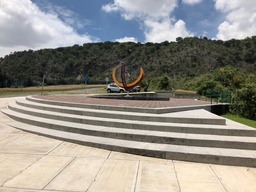
#> input picture images/cinves.jpeg, 256 x 192 px, shrunk from 1024 x 768 before the run
$ python fast_detection.py
#> lines starting #> are read from the running program, lines starting #| are printed output that depends on the picture
'''
    Tarea 6.1 - Color and Filtering
        En esta primera parte, buscamos implementar la determinacion que definen Ohta et al.
'''

import numpy as np
import matplotlib.pyplot as plt
import cv2

# Funcion para obtener el circulo alrededor de pixel
def circle(x, y):

    p1 = (x+3, y)

    p3 = (x+3, y-1)

    p5 = (x+1, y+3)

    p7 = (x-1, y+3)

    p9 = (x-3, y)

    p11 = (x-3, y-1)

    p13 = (x+1, y-3)

    p15 = (x-1, y-3)

    current_circle = [p1, p3, p5, p7, p9, p11, p13, p15]

    return current_circle;

# Funcion para determinar si una region es una esquina
def is_corner(img, row, col, current_circle, threshold):

    intensity = int(img[row,col])

    row_top, col_top = current_circle[0]
    row_bottom, col_bottom = current_circle[4]
    row_right, col_right = current_circle[2]
    row_left, col_left = current_circle[6]

    intensity_top = int(img[row_top,col_top])
    intensity_bottom = int(img[row_bottom,col_bottom])
    intensity_right = int(img[row_right,col_right])
    intensity_left = int(img[row_left,col_left])

    count = 0
    if abs(intensity_top - intensity) > threshold:
        count += 1

    if abs(intensity_bottom - intensity) > threshold:
        count += 1

    if abs(intensity_right - intensity) > threshold:
        count += 1

    if abs(intensity_left - intensity) > threshold:
        count += 1

    return count >= 3

# Funcion para ver si dos puntos estan muy cercanos
def tooClose(p1, p2, val=4):

    x1, y1 = p1
    x2, y2 = p2

    x = x2 - x1
    y = y2 - y1

    return np.sqrt(x**2 + y**2) <= val

# Calculo de V para Non-maximal suppression
def get_V(img, p, current_circle):

    row, col = p
    intensity = int(img[row,col])

    row_top, col_top = current_circle[0]
    row_topR, col_topR = current_circle[1]
    row_right, col_right = current_circle[2]
    row_bottomR, col_bottomR = current_circle[3]
    row_bottom, col_bottom = current_circle[4]
    row_bottomL, col_bottomL = current_circle[5]
    row_left, col_left = current_circle[6]
    row_topL, col_topL = current_circle[7]

    intensity_top = int(img[row_top,col_top])
    intensity_topR = int(img[row_topR,col_topR])
    intensity_right = int(img[row_right,col_right])
    intensity_bottomR = int(img[row_bottomR,col_bottomR])
    intensity_bottom = int(img[row_bottom,col_bottom])
    intensity_bottomL = int(img[row_bottomL,col_bottomL])
    intensity_left = int(img[row_left,col_left])
    intensity_topL = int(img[row_topL,col_topL])

    V = abs(intensity - intensity_top) + abs(intensity - intensity_topL) + \
        abs(intensity - intensity_right) + abs(intensity - intensity_bottomR) + \
        abs(intensity - intensity_bottom) + abs(intensity - intensity_bottomL) + \
        abs(intensity - intensity_left) + abs(intensity - intensity_topL)

    return V

# Funcion Non-maximal suppression
def non_maxima(img, corners, current_circle):

    i = 1
    while i < len(corners):

        currPoint = corners[i]
        prevPoint = corners[i-1]

        if tooClose(prevPoint, currPoint):

            currScore = get_V(img, currPoint, current_circle)
            prevScore = get_V(img, prevPoint, current_circle)

            if (currScore > prevScore):
                del(corners[i-1])

            else:
                del(corners[i])

        else:
            i += 1
            # continue

    return corners

# Inicio del algoritmo FAST
def fast_detection(image, threshold=50):

    corners = []
    height, width = image.shape[0:2]

    # Buscamos por pixel delimitado
    for i in range(int(height/9), int(8*height/9)):
        for j in range(int(width/9), int(8*width/9)):

            current_circle = circle(i,j)

            if is_corner(image, i, j, current_circle, threshold):
                corners.append((i,j))

    corners = non_maxima(image, corners, current_circle)

    return corners;

# Inicio del programa...
if __name__ == "__main__":

	# Leyendo la imagen
	img = cv2.imread('images/cinves.jpeg', cv2.IMREAD_GRAYSCALE).astype(float)
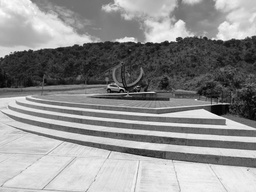
#> img: shape (192, 256) float64; min 0, max 254, mean 143.3
	img2 = cv2.imread('images/cinves.jpeg')
#> img2 is the input picture: shape (192, 256, 3); mean B, G, R 136.1, 143.2, 145.9
	img2 = cv2.cvtColor(img2, cv2.COLOR_BGR2RGB)

	key_points = fast_detection(img)

	plt.figure()
	plt.imshow(img2)
	plt.plot([p[1] for p in key_points],[p[0] for p in key_points],'*')
	plt.show()
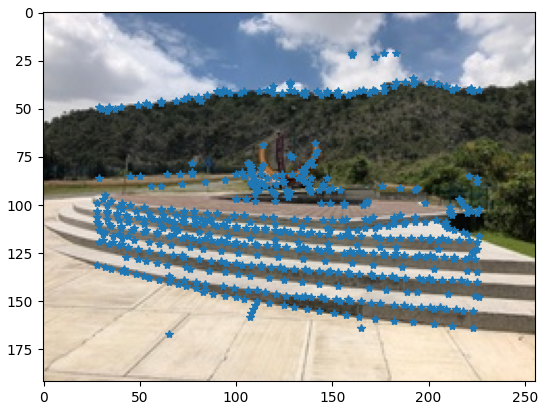
#> figure drawn by matplotlib, 1 panel

$ run again, with images/arbol.jpeg copied over images/cinves.jpeg
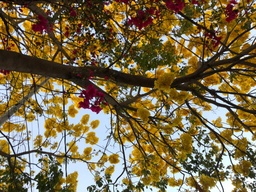
#> input picture images/arbol.jpeg, 256 x 192 px, shrunk from 1024 x 768 before the run
#> `img = cv2.imread('images/cinves.jpeg', cv2.IMREAD_GRAYSCALE).astype(fl..`:
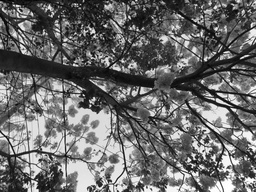
#> img: shape (192, 256) float64; min 0, max 255, mean 106.8
#> img2 is the input picture: shape (192, 256, 3); mean B, G, R 74, 105.8, 121.4
#> `plt.show()`:
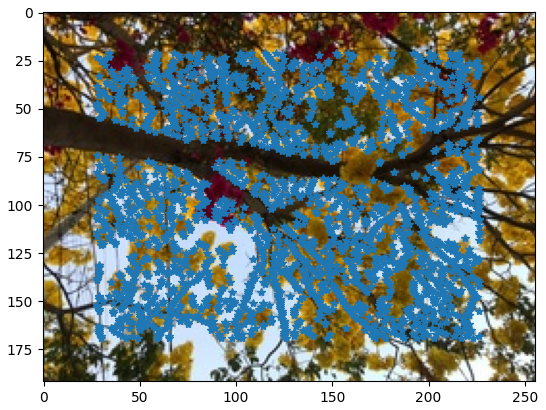
#> figure drawn by matplotlib, 1 panel
